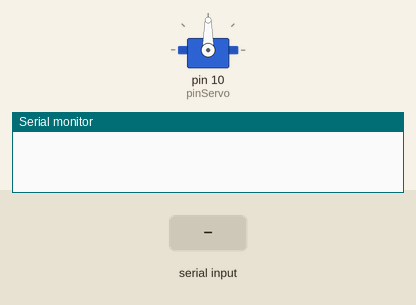
Recording of a sketch running on a simulated Arduino Uno, built with avr-gcc and run on an emulated ATmega328P. On the bench: servo, the last lines printed to the serial monitor. Inputs (shaded band) come from the test bench.

Above: at 1.2 s.
1.3 s: "1" received over Serial
At 2.5 s:
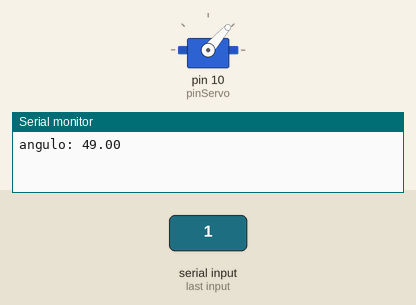
2.8 s: "0" received over Serial
At 3.7 s:
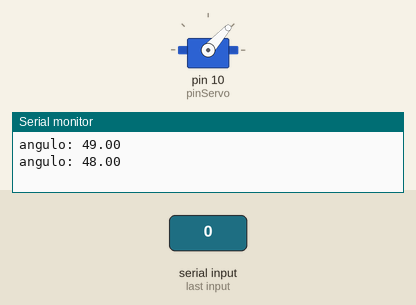
Timing chart, 0 to 5.8 s (numbered marks = the images above; inputs shaded):
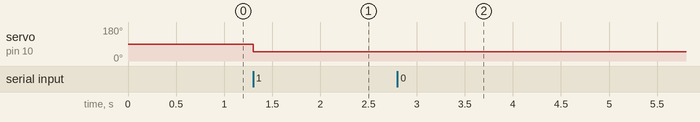

The sketch:

servo_terminal_controll.ino
```cpp
#include <Servo.h>

Servo servo1;
int pinServo = 10;
int angulo = 0;
int inString = 0;
int call = 0;

void setup() {
  Serial.begin(9600);

//Pino do Servo
  servo1.attach(pinServo);
}

void loop() {
  if(Serial.available() > 0){
      inString = Serial.read();

        float angulo =inString;
        Serial.print("angulo: ");
        Serial.println(angulo);

        servo1.write(angulo);
        inString = "";

    }
}
```

Measured:
- after the input at 1.3 s, servo on pin 10 (pinServo): 90° → 49° at once
- after the input at 2.8 s, servo on pin 10 (pinServo): 49° → 48° at once
